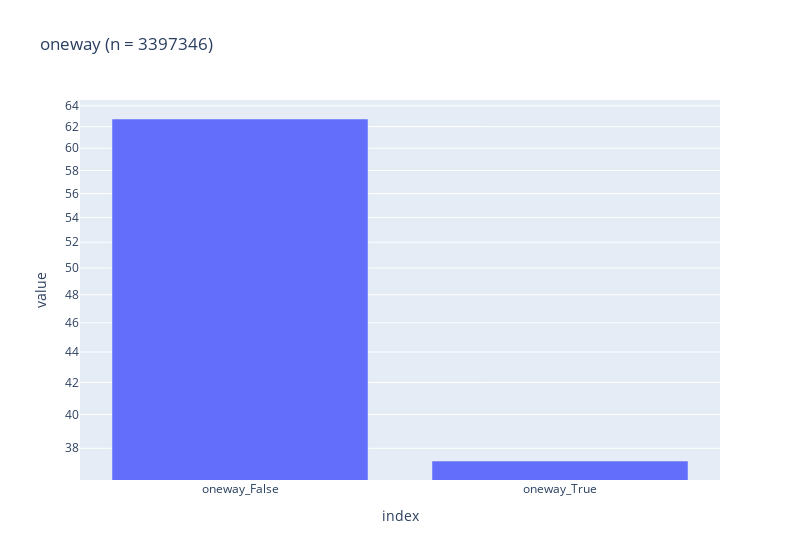
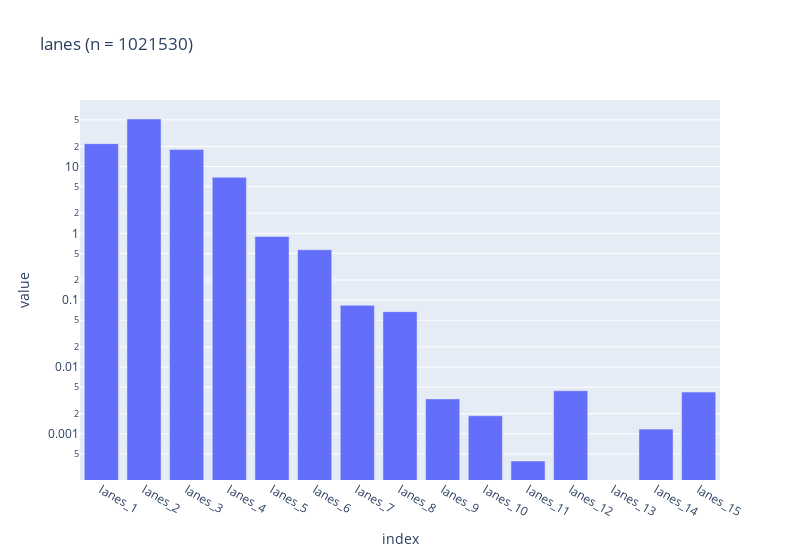
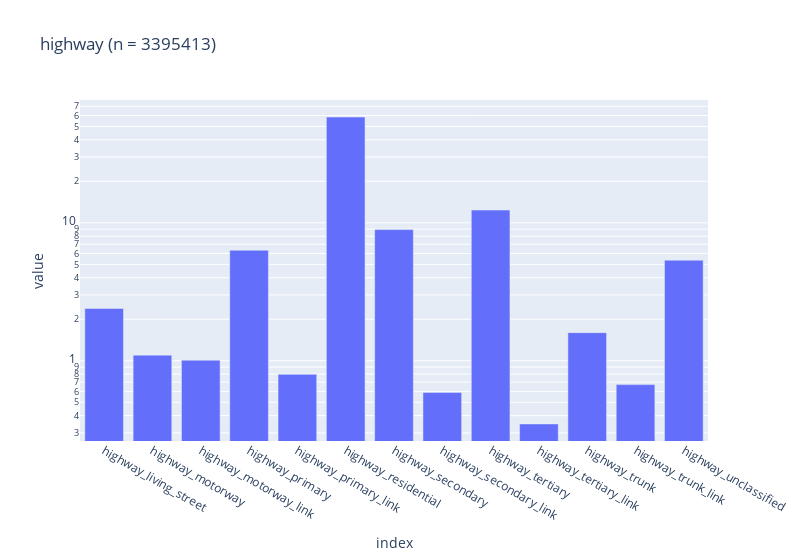
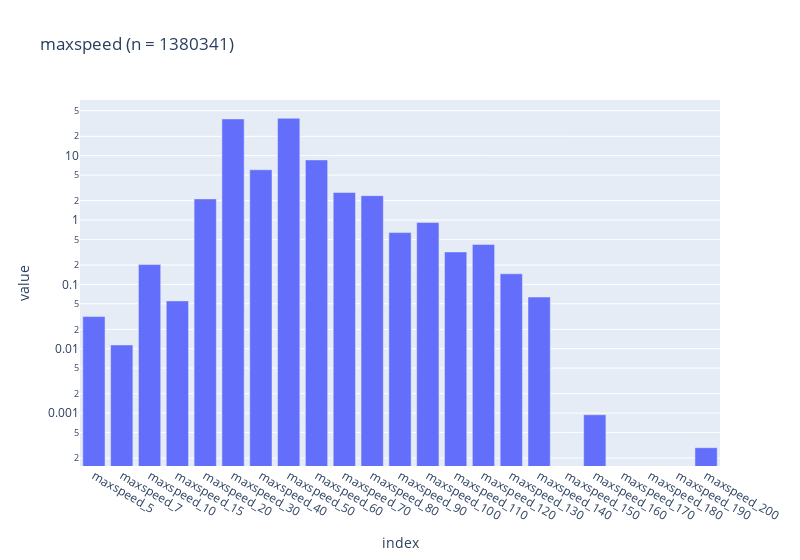

Notebook source saved alongside these figures, in order:
### Code cell
for feature_name, features in feature_items:
    feature_counts = edges_long[feature_name].value_counts().reindex(features, fill_value=0)
    fig = px.bar(100 * feature_counts / feature_counts.sum(), width=800, title=(f"{feature_name} (n = {feature_counts.sum()})"), log_y=True)
    fig.update_layout(
        xaxis = dict(
            tickmode = 'linear',
        ),
        showlegend=False
    )
    fig.show()

### Figure 1 — Plotly figure (JSON) as saved in the notebook; plotly's stock layout.template omitted (floating-point values rounded to 4 significant figures)
{"data": [{"alignmentgroup": "True", "hovertemplate": "variable=oneway<br>index=%{x}<br>value=%{y}<extra></extra>", "legendgroup": "oneway", "marker": {"color": "#636efa", "pattern": {"shape": ""}}, "name": "oneway", "offsetgroup": "oneway", "orientation": "v", "showlegend": true, "textposition": "auto", "type": "bar", "x": ["oneway_False", "oneway_True"], "xaxis": "x", "y": [62.73, 37.27], "yaxis": "y"}], "layout": {"barmode": "relative", "legend": {"title": {"text": "variable"}, "tracegroupgap": 0}, "showlegend": false, "title": {"text": "oneway (n = 3397346)"}, "width": 800, "xaxis": {"anchor": "y", "domain": [0, 1], "tickmode": "linear", "title": {"text": "index"}}, "yaxis": {"anchor": "x", "domain": [0, 1], "title": {"text": "value"}, "type": "log"}}}

### Figure 2 — Plotly figure (JSON) as saved in the notebook; plotly's stock layout.template omitted (floating-point values rounded to 4 significant figures)
{"data": [{"alignmentgroup": "True", "hovertemplate": "variable=lanes<br>index=%{x}<br>value=%{y}<extra></extra>", "legendgroup": "lanes", "marker": {"color": "#636efa", "pattern": {"shape": ""}}, "name": "lanes", "offsetgroup": "lanes", "orientation": "v", "showlegend": true, "textposition": "auto", "type": "bar", "x": ["lanes_1", "lanes_2", "lanes_3", "lanes_4", "lanes_5", "lanes_6", "lanes_7", "lanes_8", "lanes_9", "lanes_10", "lanes_11", "lanes_12", "lanes_13", "lanes_14", "lanes_15"], "xaxis": "x", "y": [22.01, 51.43, 18.04, 6.894, 0.8975, 0.5689, 0.0837, 0.06735, 0.003328, 0.00186, 0.0003916, 0.004405, 0, 0.001175, 0.004209], "yaxis": "y"}], "layout": {"barmode": "relative", "legend": {"title": {"text": "variable"}, "tracegroupgap": 0}, "showlegend": false, "title": {"text": "lanes (n = 1021530)"}, "width": 800, "xaxis": {"anchor": "y", "domain": [0, 1], "tickmode": "linear", "title": {"text": "index"}}, "yaxis": {"anchor": "x", "domain": [0, 1], "title": {"text": "value"}, "type": "log"}}}

### Figure 3 — Plotly figure (JSON) as saved in the notebook; plotly's stock layout.template omitted (floating-point values rounded to 4 significant figures)
{"data": [{"alignmentgroup": "True", "hovertemplate": "variable=highway<br>index=%{x}<br>value=%{y}<extra></extra>", "legendgroup": "highway", "marker": {"color": "#636efa", "pattern": {"shape": ""}}, "name": "highway", "offsetgroup": "highway", "orientation": "v", "showlegend": true, "textposition": "auto", "type": "bar", "x": ["highway_living_street", "highway_motorway", "highway_motorway_link", "highway_primary", "highway_primary_link", "highway_residential", "highway_secondary", "highway_secondary_link", "highway_tertiary", "highway_tertiary_link", "highway_trunk", "highway_trunk_link", "highway_unclassified"], "xaxis": "x", "y": [2.395, 1.099, 1.01, 6.331, 0.7973, 58.49, 8.93, 0.5898, 12.38, 0.3482, 1.599, 0.6715, 5.36], "yaxis": "y"}], "layout": {"barmode": "relative", "legend": {"title": {"text": "variable"}, "tracegroupgap": 0}, "showlegend": false, "title": {"text": "highway (n = 3395413)"}, "width": 800, "xaxis": {"anchor": "y", "domain": [0, 1], "tickmode": "linear", "title": {"text": "index"}}, "yaxis": {"anchor": "x", "domain": [0, 1], "title": {"text": "value"}, "type": "log"}}}

### Figure 4 — Plotly figure (JSON) as saved in the notebook; plotly's stock layout.template omitted (floating-point values rounded to 4 significant figures)
{"data": [{"alignmentgroup": "True", "hovertemplate": "variable=maxspeed<br>index=%{x}<br>value=%{y}<extra></extra>", "legendgroup": "maxspeed", "marker": {"color": "#636efa", "pattern": {"shape": ""}}, "name": "maxspeed", "offsetgroup": "maxspeed", "orientation": "v", "showlegend": true, "textposition": "auto", "type": "bar", "x": ["maxspeed_5", "maxspeed_7", "maxspeed_10", "maxspeed_15", "maxspeed_20", "maxspeed_30", "maxspeed_40", "maxspeed_50", "maxspeed_60", "maxspeed_70", "maxspeed_80", "maxspeed_90", "maxspeed_100", "maxspeed_110", "maxspeed_120", "maxspeed_130", "maxspeed_140", "maxspeed_150", "maxspeed_160", "maxspeed_170", "maxspeed_180", "maxspeed_190", "maxspeed_200"], "xaxis": "x", "y": [0.03159, 0.01145, 0.203, 0.05542, 2.131, 37.27, 6.044, 38.09, 8.59, 2.676, 2.391, 0.6378, 0.9145, 0.3191, 0.4181, 0.146, 0.06354, 0, 0.0009418, 0, 0, 0, 0.0002898], "yaxis": "y"}], "layout": {"barmode": "relative", "legend": {"title": {"text": "variable"}, "tracegroupgap": 0}, "showlegend": false, "title": {"text": "maxspeed (n = 1380341)"}, "width": 800, "xaxis": {"anchor": "y", "domain": [0, 1], "tickmode": "linear", "title": {"text": "index"}}, "yaxis": {"anchor": "x", "domain": [0, 1], "title": {"text": "value"}, "type": "log"}}}
